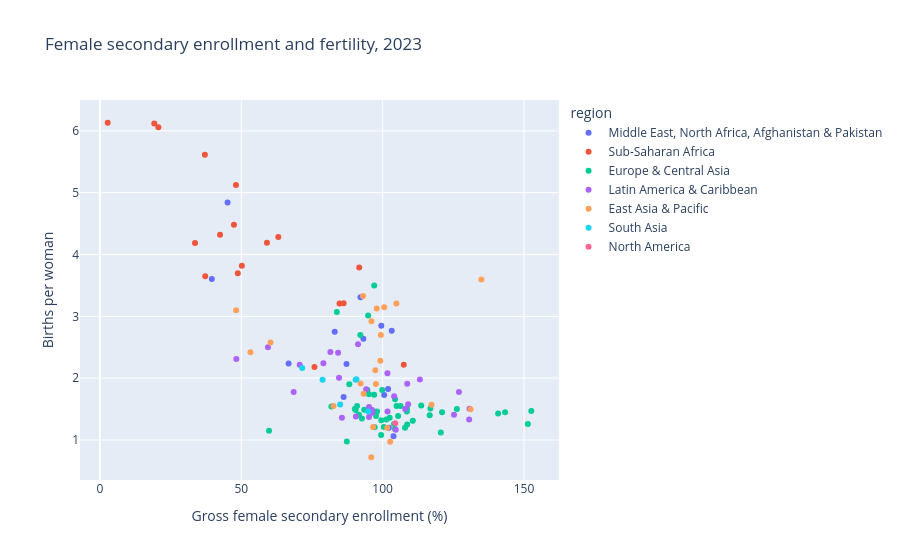

Notebook code for this chart:
### Markdown cell above
## Observed association

The scatter plot uses only economies with all four values in 2023. Color denotes current WDI region metadata. The relationship is descriptive.

### Code cell
snapshot = education.loc[education.year.eq(2023)].copy()
snapshot['region'] = snapshot.region.str.strip()
display(pd.DataFrame({'feature': ['log GDP/person', 'under-five mortality', 'female secondary enrollment'],
                      'Spearman correlation with fertility': [snapshot.fertility.corr(snapshot[x], method='spearman')
                          for x in ['log_gdp', 'mortality', 'education']]}).round(3))
fig = px.scatter(snapshot, x='education', y='fertility', color='region', hover_name='country',
                 title='Female secondary enrollment and fertility, 2023',
                 labels={'education': 'Gross female secondary enrollment (%)', 'fertility': 'Births per woman'})
fig.show()

### Figure 1 — Plotly figure (JSON) as saved in the notebook; plotly's stock layout.template omitted (floating-point values rounded to 4 significant figures)
{"data": [{"hovertemplate": "<b>%{hovertext}</b><br><br>region=Middle East, North Africa, Afghanistan & Pakistan<br>Gross female secondary enrollment (%)=%{x}<br>Births per woman=%{y}<extra></extra>", "hovertext": ["Afghanistan", "United Arab Emirates", "Bahrain", "Algeria", "Egypt, Arab Rep.", "Iran, Islamic Rep.", "Israel", "Jordan", "Lebanon", "Morocco", "Malta", "Pakistan", "West Bank and Gaza", "Qatar"], "legendgroup": "Middle East, North Africa, Afghanistan & Pakistan", "marker": {"color": "#636efa", "symbol": "circle"}, "mode": "markers", "name": "Middle East, North Africa, Afghanistan & Pakistan", "orientation": "v", "showlegend": true, "type": "scatter", "x": [45.16, 102.2, 101.9, 103.2, 83.05, 86.2, 99.53, 93.19, 66.74, 87.22, 103.9, 39.59, 92.15, 100.6], "xaxis": "x", "y": [4.84, 1.2, 1.824, 2.766, 2.75, 1.695, 2.85, 2.639, 2.239, 2.23, 1.06, 3.605, 3.311, 1.729], "yaxis": "y"}, {"hovertemplate": "<b>%{hovertext}</b><br><br>region=Sub-Saharan Africa<br>Gross female secondary enrollment (%)=%{x}<br>Births per woman=%{y}<extra></extra>", "hovertext": ["Angola", "Burkina Faso", "Cote d'Ivoire", "Cameroon", "Kenya", "Mali", "Malawi", "Namibia", "Niger", "Nigeria", "Rwanda", "Senegal", "Sierra Leone", "Somalia, Fed. Rep.", "Seychelles", "Chad", "Togo", "South Africa"], "legendgroup": "Sub-Saharan Africa", "marker": {"color": "#EF553B", "symbol": "circle"}, "mode": "markers", "name": "Sub-Saharan Africa", "orientation": "v", "showlegend": true, "type": "scatter", "x": [48.12, 33.65, 63.09, 42.49, 84.75, 37.13, 37.26, 86.21, 20.69, 47.41, 48.78, 50.22, 91.71, 2.758, 75.88, 19.24, 59.08, 107.5], "xaxis": "x", "y": [5.124, 4.186, 4.283, 4.322, 3.208, 5.614, 3.648, 3.212, 6.061, 4.482, 3.698, 3.818, 3.791, 6.132, 2.18, 6.12, 4.192, 2.216], "yaxis": "y"}, {"hovertemplate": "<b>%{hovertext}</b><br><br>region=Europe & Central Asia<br>Gross female secondary enrollment (%)=%{x}<br>Births per woman=%{y}<extra></extra>", "hovertext": ["Albania", "Andorra", "Armenia", "Austria", "Azerbaijan", "Belgium", "Bulgaria", "Bosnia and Herzegovina", "Belarus", "Switzerland", "Cyprus", "Czechia", "Germany", "Denmark", "Spain", "Estonia", "Finland", "France", "United Kingdom", "Georgia", "Greece", "Croatia", "Hungary", "Iceland", "Italy", "Kazakhstan", "Kyrgyz Republic", "Lithuania", "Luxembourg", "Latvia", "Moldova", "North Macedonia", "Montenegro", "Netherlands", "Norway", "Poland", "Portugal", "Romania", "Russian Federation", "San Marino", "Slovak Republic", "Slovenia", "Sweden", "Tajikistan", "Turkiye", "Ukraine", "Uzbekistan"], "legendgroup": "Europe & Central Asia", "marker": {"color": "#00cc96", "symbol": "circle"}, "mode": "markers", "name": "Europe & Central Asia", "orientation": "v", "showlegend": true, "type": "scatter", "x": [92.67, 99.47, 88.22, 99.54, 90.95, 152.6, 94.61, 90.44, 97.18, 101.3, 105.5, 98.02, 97.68, 126.3, 120.6, 110.7, 151.4, 104.4, 113.7, 99.85, 104.0, 108.5, 104.9, 106.3, 100.4, 94.87, 92.1, 104.4, 108.7, 102.5, 97.0, 90.17, 95.15, 140.8, 116.6, 107.9, 121.0, 81.88, 91.61, 59.81, 93.51, 108.6, 143.3, 83.79, 116.9, 87.34, 97.02], "xaxis": "x", "y": [1.348, 1.082, 1.9, 1.32, 1.55, 1.47, 1.81, 1.486, 1.208, 1.33, 1.389, 1.46, 1.39, 1.5, 1.12, 1.31, 1.26, 1.66, 1.56, 1.81, 1.26, 1.46, 1.55, 1.55, 1.21, 3.012, 2.7, 1.18, 1.25, 1.36, 1.731, 1.5, 1.74, 1.43, 1.4, 1.2, 1.45, 1.54, 1.41, 1.149, 1.49, 1.51, 1.45, 3.072, 1.51, 0.977, 3.5], "yaxis": "y"}, {"hovertemplate": "<b>%{hovertext}</b><br><br>region=Latin America & Caribbean<br>Gross female secondary enrollment (%)=%{x}<br>Births per woman=%{y}<extra></extra>", "hovertext": ["Argentina", "Antigua and Barbuda", "Bahamas, The", "Belize", "Bolivia", "Barbados", "Chile", "Costa Rica", "Cuba", "Dominica", "Dominican Republic", "Ecuador", "Guatemala", "Guyana", "Honduras", "Jamaica", "St. Kitts and Nevis", "St. Lucia", "Mexico", "Nicaragua", "Peru", "Paraguay", "El Salvador", "Turks and Caicos Islands", "Trinidad and Tobago", "Uruguay", "St. Vincent and the Grenadines", "Venezuela, RB"], "legendgroup": "Latin America & Caribbean", "marker": {"color": "#ab63fa", "symbol": "circle"}, "mode": "markers", "name": "Latin America & Caribbean", "orientation": "v", "showlegend": true, "type": "scatter", "x": [108.0, 109.0, 95.18, 84.57, 91.29, 104.1, 104.6, 130.6, 96.35, 96.33, 79.05, 94.18, 48.25, 84.25, 59.44, 85.6, 130.7, 90.53, 108.7, 70.67, 113.2, 81.52, 68.53, 101.7, 95.19, 125.2, 127.0, 101.7], "xaxis": "x", "y": [1.5, 1.578, 1.373, 2.007, 2.547, 1.708, 1.167, 1.33, 1.439, 1.484, 2.243, 1.823, 2.311, 2.412, 2.5, 1.358, 1.505, 1.379, 1.91, 2.218, 1.98, 2.422, 1.775, 1.463, 1.532, 1.409, 1.775, 2.079], "yaxis": "y"}, {"hovertemplate": "<b>%{hovertext}</b><br><br>region=East Asia & Pacific<br>Gross female secondary enrollment (%)=%{x}<br>Births per woman=%{y}<extra></extra>", "hovertext": ["Australia", "Brunei Darussalam", "Fiji", "Indonesia", "Japan", "Cambodia", "Kiribati", "Korea, Rep.", "Lao PDR", "Marshall Islands", "Mongolia", "Malaysia", "Naoero", "New Zealand", "Philippines", "Palau", "Papua New Guinea", "Singapore", "Thailand", "Tonga", "Tuvalu", "Vanuatu"], "legendgroup": "East Asia & Pacific", "marker": {"color": "#FFA15A", "symbol": "circle"}, "mode": "markers", "name": "East Asia & Pacific", "orientation": "v", "showlegend": true, "type": "scatter", "x": [131.1, 93.27, 99.17, 97.4, 101.6, 60.33, 100.6, 95.97, 53.26, 96.04, 99.37, 82.64, 93.07, 117.3, 92.21, 97.62, 48.18, 102.7, 96.64, 97.9, 104.9, 134.9], "xaxis": "x", "y": [1.499, 1.747, 2.281, 2.127, 1.2, 2.579, 3.147, 0.721, 2.421, 2.919, 2.7, 1.55, 3.331, 1.57, 1.916, 1.907, 3.099, 0.97, 1.212, 3.129, 3.208, 3.596], "yaxis": "y"}, {"hovertemplate": "<b>%{hovertext}</b><br><br>region=South Asia<br>Gross female secondary enrollment (%)=%{x}<br>Births per woman=%{y}<extra></extra>", "hovertext": ["Bangladesh", "Bhutan", "India", "Sri Lanka", "Maldives", "Nepal"], "legendgroup": "South Asia", "marker": {"color": "#19d3f3", "symbol": "circle"}, "mode": "markers", "name": "South Asia", "orientation": "v", "showlegend": true, "type": "scatter", "x": [71.55, 94.91, 78.75, 90.45, 84.99, 90.72], "xaxis": "x", "y": [2.163, 1.462, 1.975, 1.974, 1.575, 1.984], "yaxis": "y"}, {"hovertemplate": "<b>%{hovertext}</b><br><br>region=North America<br>Gross female secondary enrollment (%)=%{x}<br>Births per woman=%{y}<extra></extra>", "hovertext": ["Canada"], "legendgroup": "North America", "marker": {"color": "#FF6692", "symbol": "circle"}, "mode": "markers", "name": "North America", "orientation": "v", "showlegend": true, "type": "scatter", "x": [104.5], "xaxis": "x", "y": [1.27], "yaxis": "y"}], "layout": {"legend": {"title": {"text": "region"}, "tracegroupgap": 0}, "title": {"text": "Female secondary enrollment and fertility, 2023"}, "xaxis": {"anchor": "y", "domain": [0.0, 1.0], "title": {"text": "Gross female secondary enrollment (%)"}}, "yaxis": {"anchor": "x", "domain": [0.0, 1.0], "title": {"text": "Births per woman"}}}}
